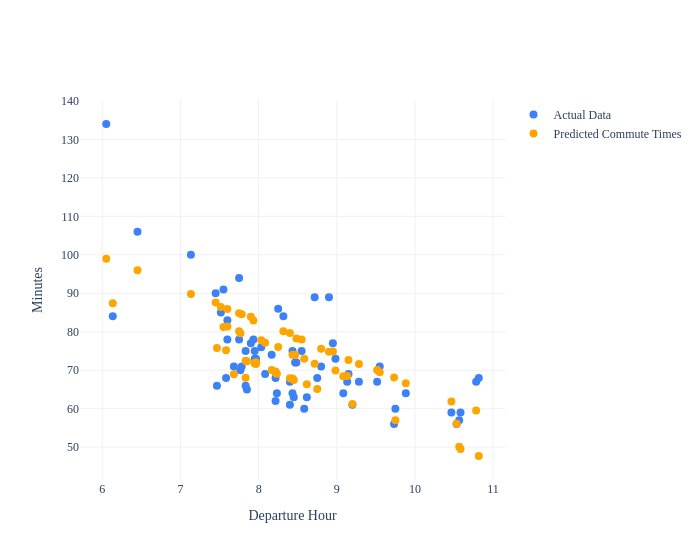

The code cell stored with this chart in its notebook:
### Markdown cell above
So, our linear model to predict commute time given `departure_hour`, `day_of_month`, and `day` (Mon, Tue, Wed, or Thu) is:

$$\begin{align*}\text{pred. commute time}_i = 134 &- 8.42 \cdot \text{departure hour}_i \\ &- 0.03 \cdot \text{day of month}_i \\ 
&+ 5.09 \cdot \text{day$_i$ == Mon} \\ 
&+ 16.38 \cdot \text{day$_i$ == Tue} \\ 
&+ 5.12 \cdot \text{day$_i$ == Wed} \\ 
&+ 11.5 \cdot \text{day$_i$ == Thu} \end{align*}$$

While this model has 6 features, and thus requires 7 dimensions to graph, it's really a collection of **five parallel planes** in 3D, all with slightly different $z$-intercepts! Remember that $\text{day}_i == \text{Mon}$, $\text{day}_i == \text{Tue}$, etc. aren't all free variables: if one of them is 1, the others must be 0. There are 5 cases to consider, and each one corresponds to one of these 5 parallel planes. You're exploring this idea in Homework 7, Question 3.

If we do want to visualze the model in $\mathbb{R}^2$, we need to pick a single feature to place on the $x$-axis.

### Code cell
fig = go.Figure()
fig.add_trace(go.Scatter(
    x=df['departure_hour'], y=df['minutes'],
    mode='markers',
    name='Actual Data',
    marker=dict(color='#3d81f6', size=8)
))
fig.add_trace(go.Scatter(
    x=df['departure_hour'], y=model_with_ohe.predict(X_for_ohe),
    mode='markers',
    name='Predicted Commute Times',
    marker=dict(color='orange', size=8)
))

fig.update_layout(
    showlegend=True,
    title='',
    xaxis_title='Departure Hour',
    yaxis_title='Minutes',
    width=700,
    plot_bgcolor='white',
    font=dict(family='Palatino'),
    xaxis=dict(gridcolor='#f0f0f0'),
    yaxis=dict(gridcolor='#f0f0f0'),
)

### Figure 1 — Plotly figure (JSON) as saved in the notebook; plotly's stock layout.template omitted (floating-point values rounded to 4 significant figures)
{"data": [{"marker": {"color": "#3d81f6", "size": 8}, "mode": "markers", "name": "Actual Data", "type": "scatter", "x": [10.82, 7.75, 8.45, 7.133, 9.15, 8.167, 9.2, 6.05, 8.217, 9.283, 8.033, 9.517, 7.967, 9.883, 7.9, 7.85, 7.933, 7.95, 8.55, 8.433, 9.75, 8.617, 8.467, 10.47, 8.233, 8.483, 7.967, 8.25, 7.833, 8.4, 8.9, 10.53, 10.57, 10.78, 9.133, 7.95, 8.317, 8.433, 8.4, 8.95, 8.583, 8.75, 9.733, 8.717, 10.58, 9.55, 9.083, 7.833, 8.8, 8.983, 6.133, 6.45, 7.75, 8.217, 7.783, 8.083, 7.683, 7.467, 7.6, 7.767, 7.517, 7.55, 7.583, 7.45, 7.6], "y": [68.0, 94.0, 63.0, 100.0, 69.0, 74.0, 61.0, 134.0, 62.0, 67.0, 76.0, 67.0, 73.0, 64.0, 77.0, 65.0, 78.0, 75.0, 75.0, 75.0, 60.0, 63.0, 72.0, 59.0, 64.0, 72.0, 72.0, 86.0, 66.0, 67.0, 89.0, 56.0, 57.0, 67.0, 67.0, 73.0, 84.0, 64.0, 61.0, 77.0, 60.0, 68.0, 56.0, 89.0, 59.0, 71.0, 64.0, 75.0, 71.0, 73.0, 84.0, 106.0, 78.0, 68.0, 71.0, 69.0, 71.0, 66.0, 78.0, 70.0, 85.0, 91.0, 68.0, 90.0, 83.0]}, {"marker": {"color": "orange", "size": 8}, "mode": "markers", "name": "Predicted Commute Times", "type": "scatter", "x": [10.82, 7.75, 8.45, 7.133, 9.15, 8.167, 9.2, 6.05, 8.217, 9.283, 8.033, 9.517, 7.967, 9.883, 7.9, 7.85, 7.933, 7.95, 8.55, 8.433, 9.75, 8.617, 8.467, 10.47, 8.233, 8.483, 7.967, 8.25, 7.833, 8.4, 8.9, 10.53, 10.57, 10.78, 9.133, 7.95, 8.317, 8.433, 8.4, 8.95, 8.583, 8.75, 9.733, 8.717, 10.58, 9.55, 9.083, 7.833, 8.8, 8.983, 6.133, 6.45, 7.75, 8.217, 7.783, 8.083, 7.683, 7.467, 7.6, 7.767, 7.517, 7.55, 7.583, 7.45, 7.6], "y": [47.71, 84.78, 67.45, 89.8, 72.64, 70.07, 61.22, 98.99, 69.32, 71.6, 77.77, 70.04, 71.65, 66.6, 83.9, 72.35, 82.91, 71.76, 77.97, 74.03, 57.02, 66.38, 73.97, 61.89, 69.07, 78.23, 72.08, 76.05, 68.03, 67.92, 74.8, 56.12, 50.09, 59.53, 68.49, 71.94, 80.11, 67.85, 79.66, 74.86, 73.02, 65.1, 68.09, 71.72, 49.5, 69.45, 68.45, 72.47, 75.59, 69.9, 87.38, 95.98, 80.11, 69.67, 84.58, 77.12, 68.97, 75.81, 85.94, 79.61, 86.47, 81.26, 75.2, 87.59, 81.39]}], "layout": {"font": {"family": "Palatino"}, "plot_bgcolor": "white", "showlegend": true, "title": {"text": ""}, "width": 700, "xaxis": {"gridcolor": "#f0f0f0", "title": {"text": "Departure Hour"}}, "yaxis": {"gridcolor": "#f0f0f0", "title": {"text": "Minutes"}}}}
